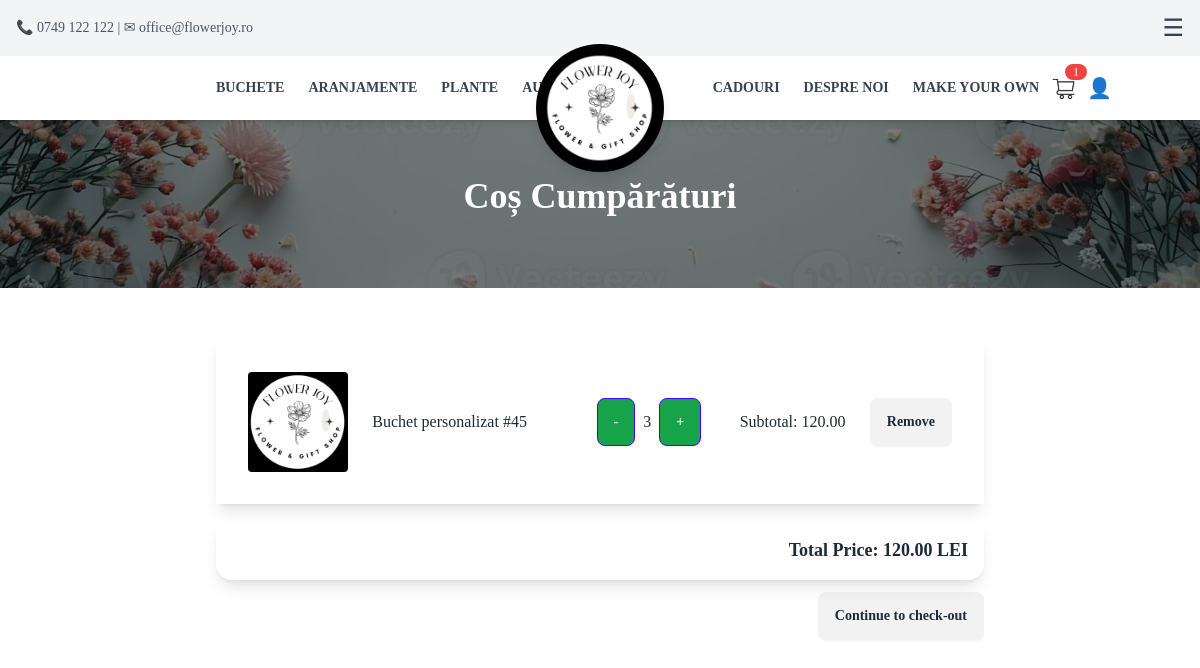
Before: /cart/ with the older database file.
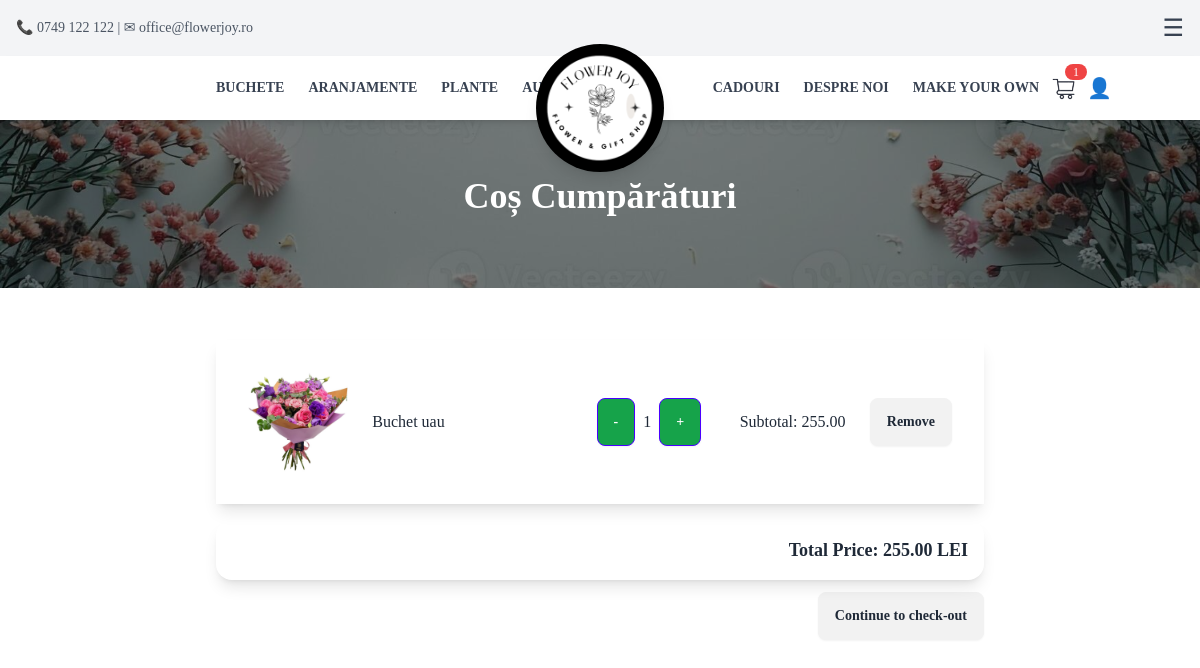
After: the same page with the newer database file.
### App/models.py (models this page shows, shortened)
class CartItem(models.Model):
    user = models.ForeignKey(User, on_delete=models.CASCADE, null=True, blank=True)
    session_id = models.CharField(max_length=255, null=True, blank=True) # Store session ID for anonymous users
    product = models.ForeignKey(Product, on_delete=models.CASCADE)
    quantity = models.PositiveIntegerField(default=1)
    def total_price(self):
        return self.product.price * self.quantity

class Product(models.Model):
    name = models.CharField(max_length=100, null=False, blank=False)
    description = models.TextField()
    category = models.CharField(
        max_length=100,
        choices=[
            ("Flowers", "Flowers"),
            ("Bouquets", "Bouquets"),
            ("Accessories", "Accessories"),
            ("Gifts", "Gifts"),
            ("CustomBouquet", "CustomBouquet"),
        ],
        default="General"
    )
    price = models.DecimalField(max_digits=10, decimal_places=2, null=False, blank=False)
    image = models.ImageField(upload_to="Pictures/", null=False, blank=False)
    created_at = models.DateTimeField(auto_now_add=True, null=False, blank=False)
    is_custom = models.BooleanField(default=False)
    in_store = models.BooleanField(default=False)
    auction_manual = models.BooleanField(default=False)
    auction_start_time = models.DateTimeField(null=True, blank=True)
    auction_floor_price = models.DecimalField(max_digits=10, decimal_places=2, default=10)
    auction_interval_minutes = models.PositiveIntegerField(default=60)
    auction_drop_amount = models.DecimalField(max_digits=6, decimal_places=2, default=5)
    before_auction_price = models.DecimalField(max_digits=10, decimal_places=2, null=False, blank=False, default=0.00)  # Store the price before auction
    bid_submited = models.BooleanField(default=False)  # Track if a bid has been submitted

### App/views.py (the view)
# urls.py: path('cart/', cart_view, name='cart'),
def cart_view(request):
    if request.user.is_authenticated:
        cart_items = CartItem.objects.filter(user=request.user)
    else:
        session_id = request.session.session_key
        if not session_id:
            request.session.create()
            session_id = request.session.session_key
        cart_items = CartItem.objects.filter(session_id=session_id)
    total_price = sum(item.total_price() for item in cart_items)
    context = {
        'cart_items': cart_items,
        'total_price': total_price
    }
    return render(request, 'cart.html', context)

### App/templates/partials/cart.html (shortened to what this page needs)
{% extends 'base.html' %}
{% block content %}
<section class="relative w-full h-72 bg-cover bg-center" style="background-image: url('/static/bannerCart.jpg');">
    <div class="container mx-auto px-4 py-16 relative z-10 text-white">
        <h1 class="text-4xl font-bold text-center mt-28">Coș Cumpărături</h1>
    </div>
</section>
<div class="container mx-auto px-4 py-8 bg-white">
    {% if cart_items %}
    <div class="container mt-5 max-w-3xl mx-auto">
        {% for cart_item in cart_items %}
        <div id="cart-item-{{ cart_item.id }}" >
            {% include 'partials/cart_item.html' with cart_item=cart_item %}
        </div>
        {% endfor %}
        <div id="total-price-container" class="card shadow-lg p-4 mt-4 text-right">
            <p class="text-lg font-semibold">Total Price: <span id="total-price">{{ total_price }}</span> LEI</p>
        </div>
        <a href=" {% url 'checkout' %} " class="btn btn-warning b-sm mt-3 mb-5 float-right">Continue to check-out</a>
    {% endif %}
    </div>
</div>
{% endblock %}

### App/templates/partials/cart_item.html
<div id="cart-item-{{ cart_item.id }}" class="card-body mb-3 shadow-lg"" hx-target="this" hx-swap="innerHTML">
    <div class="flex justify-between items-center">
        <div class="center">
            {% if not cart_item.product.is_custom %}
            <a href="{% url 'product_detail' pk=cart_item.product.id %}">
            {% endif %}
                <img src="{{ cart_item.product.image.url }}" class="img-fluid rounded" alt="{{ cart_item.product.name }}" style="width: 100px; height: 100px; object-fit: cover;">
            {% if not cart_item.product.is_custom %}
            </a>
            {% endif %}
        </div>
        <div class="center" style="flex: 1; max-width: 200px; text-align: left;">
            <p class="card-text truncate">{{ cart_item.product.name }}</p>
        </div>
        <div class="flex items-center space-x-2">
            <a href="{% url 'decrement_quantity' product_id=cart_item.product.id %}"
               class="btn btn-primary btn-sm center bg-green-600 text-white"
               hx-get="{% url 'decrement_quantity' product_id=cart_item.product.id %}"
               hx-target="#cart-item-{{ cart_item.id }}"
               hx-swap="outerHTML">-</a>
            <div class="center"><p class="card-text">{{ cart_item.quantity }}</p></div>
            <a href="{% url 'increment_quantity' product_id=cart_item.product.id %}"
               class="btn btn-primary btn-sm center bg-green-600 text-white"
               hx-get="{% url 'increment_quantity' product_id=cart_item.product.id %}"
               hx-target="#cart-item-{{ cart_item.id }}"
               hx-swap="outerHTML">+</a>
        </div>
        <div class="center" style="min-width: 120px; text-align: right;">
            <p class="card-text">Subtotal: {{ cart_item.total_price }}</p>
        </div>
        <div class="center">
            <a href="{% url 'remove_from_cart' product_id=cart_item.product.id %}"
               class="btn btn-danger btn-sm"
               hx-get="{% url 'remove_from_cart' product_id=cart_item.product.id %}"
               hx-target="#cart-item-{{ cart_item.id }}"
               hx-swap="outerHTML">Remove</a>
        </div>
    </div>
</div>

Changed rows visible on the page:
removed CartItem: product.image (picture), product.name "Buchet personalizat #45", quantity "3", total_price "120.00"
added CartItem: product.image (picture), product.name "Buchet uau", quantity "1", total_price "255.00"
Other visible differences:
{{ total_price }}: "120.00" → "255.00"
